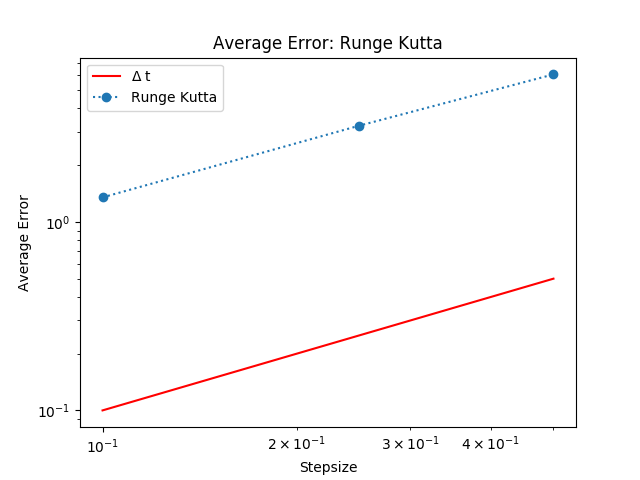

Python code for this plot:
#!bin/usr/python3
import numpy as np
import matplotlib.pyplot as plt

def runge_kutta(f,intervall_start,intervall_end,stepsize):
    x_t = 0
    approximations = [x_t]
    for step in np.arange(intervall_start+stepsize,intervall_end+stepsize,stepsize):
        #approximate x
        k_1 = stepsize*f(step,x_t)
        k_2 = stepsize*f(step+stepsize/2,x_t+k_1/2)
        k_3 = stepsize*f(step+stepsize/2,x_t+k_1/2)
        k_4 = stepsize*f(step+stepsize,x_t+k_3)
        x_delta_t = x_t+k_1/6+k_2/3+k_3/3+k_4/6
        x_t = x_delta_t
        approximations.append(x_delta_t)
    return approximations


def f(t,x_t):
    return 0.5*(200*np.exp(-0.5*t))-0.3*x_t

def main():
    stepsizes = [0.1,0.25,0.5]
    means = []
    intervall_start = 0
    intervall_end = 24
    for stepsize in stepsizes:
        approximations = runge_kutta(f,intervall_start,intervall_end,stepsize)
        ts = np.arange(intervall_start,intervall_end+stepsize,stepsize)
        real_xs = [(200*(0.5/(0.5-0.3))*(np.exp(-0.3*t)-np.exp(-0.5*t))) for t in ts]
        means.append(np.mean(abs(np.subtract(real_xs,approximations))))

    plt.loglog(stepsizes,stepsizes,color='red', label=r'$\Delta$ t')
    plt.loglog(stepsizes,means,linestyle=':',marker='o', label = 'Runge Kutta')
    plt.title('Average Error: Runge Kutta')
    plt.ylabel('Average Error')
    plt.xlabel('Stepsize')
    plt.yticks()
    plt.legend()
    plt.savefig('Exc8Task3b.png')











if __name__ == "__main__":
    main()
